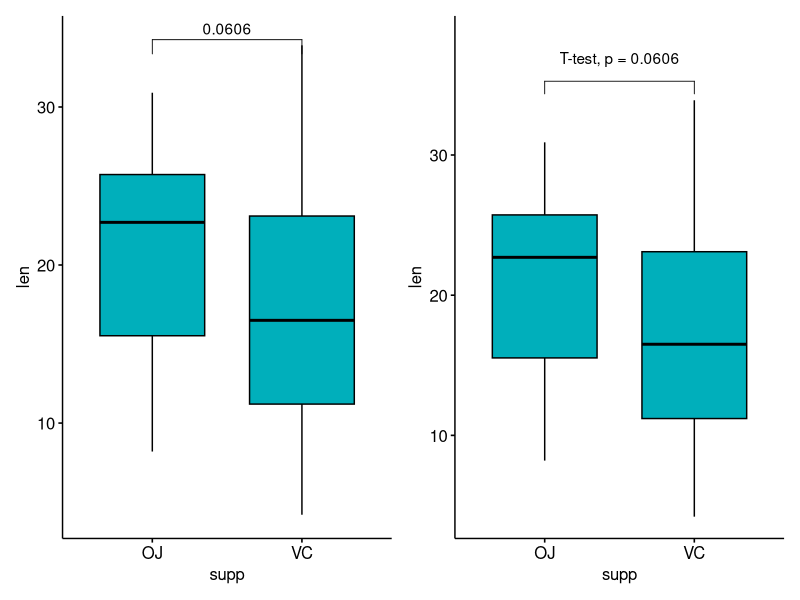
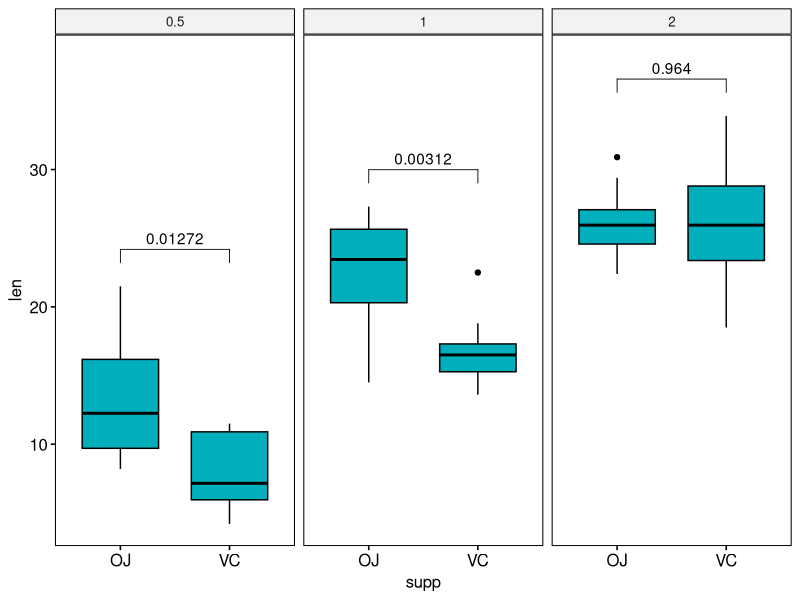
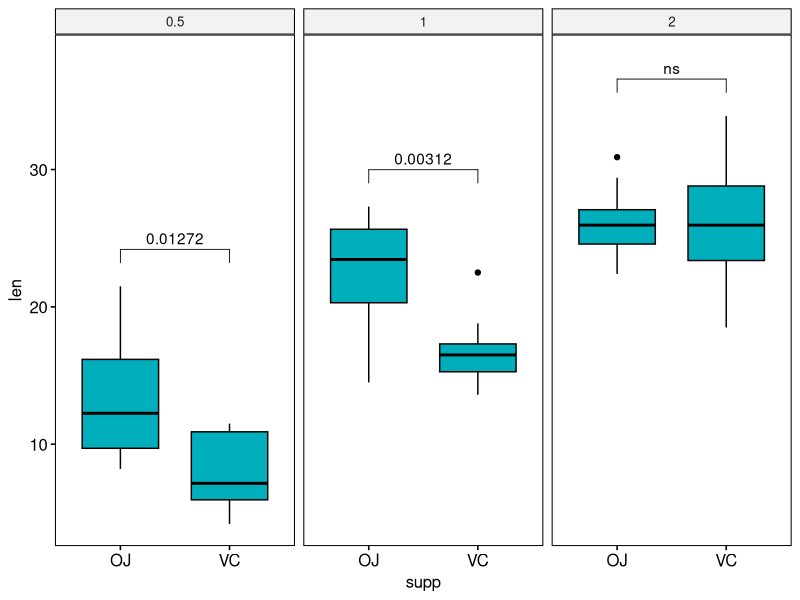
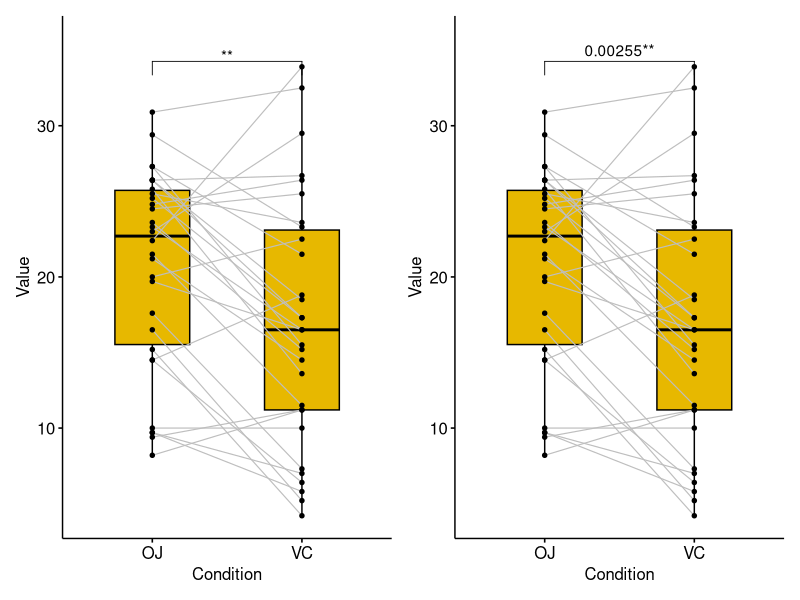
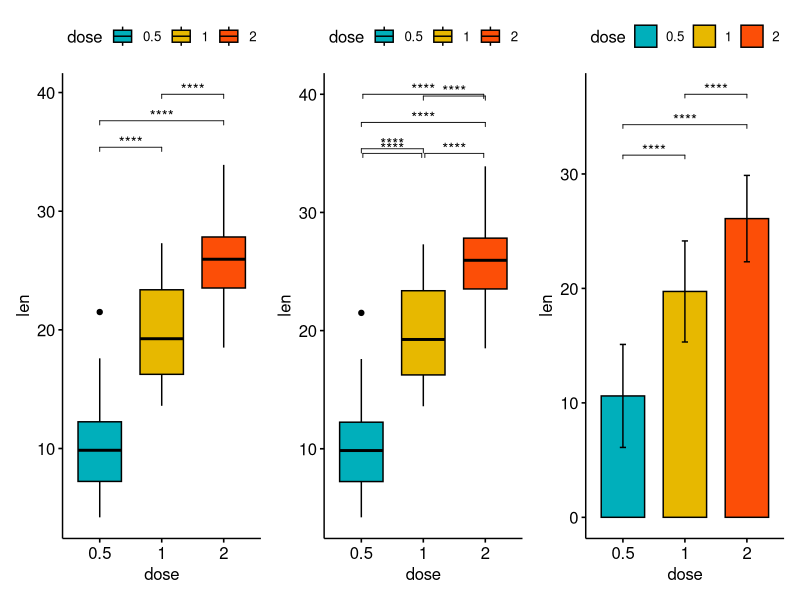
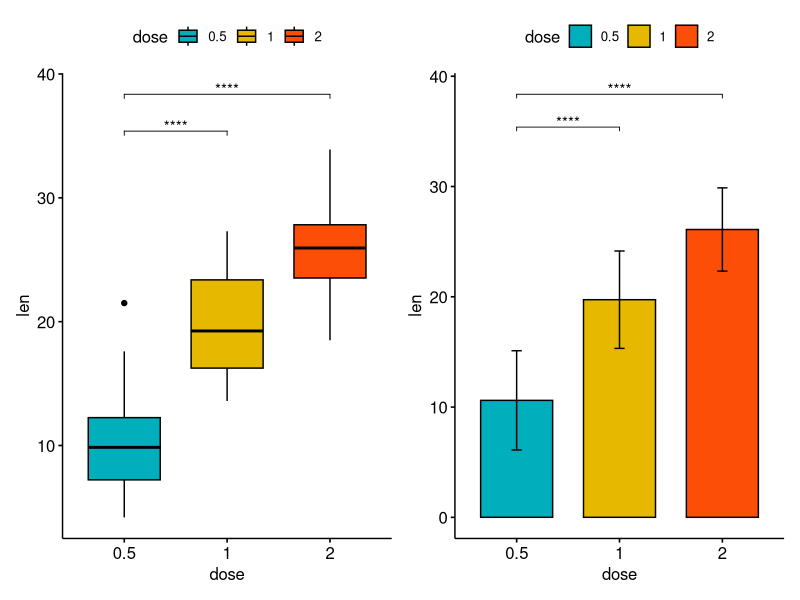
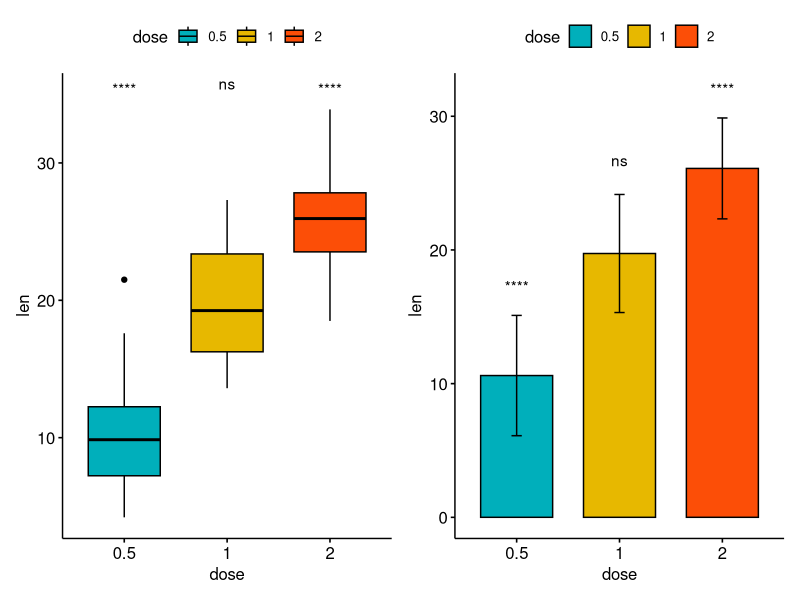

The R source for these figures, in order:
## ---- chunk 1
knitr::opts_chunk$set(
    # fig.width = 6,
    # fig.height = 3.8,
    fig.align = "center",
    fig.retina = 3,
    # out.width = "85%",
    collapse = TRUE,
    warning = FALSE
)
## ---- chunk 2
library(tidyverse)
library(ggpubr)      # creat easily publication plots
library(rstatix)    # pipe-friendly tools for easy statistical analyses
library(patchwork)
## ---- chunk 3
# Transform `dose` into factor variable
df <- ToothGrowth
df$dose <- as.factor(df$dose)
head(df, 3)

### statistical test to compare two independent groups

stat_test <- df %>% 
    t_test(len ~ supp) %>%
    add_significance() %>% 
    add_xy_position(x = "supp")

stat_test

p1 <- ggboxplot(df, x = "supp", y = "len", fill = "#00AFBB") +
    stat_pvalue_manual(stat_test, label = "p")

### Customize p-value labels using glue expression
p2 <- ggboxplot(df, x = "supp", y = "len", fill = "#00AFBB") +
    stat_pvalue_manual(
        stat_test, 
        label = "T-test, p = {p}", 
        vjust = -1, #vertically adjust the position of the p-values labels 
        bracket.nudge.y = 1 # move up or to move down the brackets. 
        ) +
    scale_y_continuous(expand = expansion(mult = c(0.05, 0.15)))
p1 + p2

## ---- chunk 4
### grouped data
stat_test <- df %>%
    group_by(dose) %>%
    t_test(len ~ supp) %>%
    adjust_pvalue() %>%
    add_significance() %>% 
    add_xy_position(x = "supp")

stat_test

ggboxplot(df,
    x = "supp", y = "len", fill = "#00AFBB",
    facet.by = "dose"
    ) +
    stat_pvalue_manual(stat_test, label = "p.adj") +
    scale_y_continuous(expand = expansion(mult = c(0.05, 0.10)))

## ---- chunk 5
### Show p-values if significant otherwise show ns
stat_test <- df %>%
    group_by(dose) %>%
    t_test(len ~ supp) %>%
    adjust_pvalue() %>%
    add_significance() %>%
    add_xy_position("supp")

stat_test$custom_label <- ifelse(stat_test$p.adj <= 0.05, stat_test$p.adj, "ns")

stat_test

ggboxplot(df,
    x = "supp", y = "len", fill = "#00AFBB",
    facet.by = "dose"
    ) +
    stat_pvalue_manual(stat_test, label = "custom_label") +
    scale_y_continuous(expand = expansion(mult = c(0.05, 0.10)))

## ---- chunk 6
### Compare paired samples
# Statistical test
stat_test <- df %>%
  t_test(len ~ supp, paired = TRUE) %>%
  add_significance() %>% 
  add_xy_position(x = "supp")

### boxplot with pvalue
p1 <- ggpaired(df, x = "supp", y = "len", fill = "#E7B800",
                 line.color = "gray", line.size = 0.4)+
                 stat_pvalue_manual(stat_test, label = "p.signif")+
                 scale_y_continuous(expand = expansion(mult = c(0.05, 0.10)))

### combined with significane level
p2 <- ggpaired(df,
    x = "supp", y = "len", fill = "#E7B800",
    line.color = "gray", line.size = 0.4
) +
    stat_pvalue_manual(stat_test, label = "{p}{p.signif}") +
    scale_y_continuous(expand = expansion(mult = c(0.05, 0.10)))

p1 + p2
## ---- chunk 7
### boxplot
stat_test <- df %>% t_test(len ~ dose) %>% 
    add_xy_position(x = "dose")

bxp <- ggboxplot(df,
    x = "dose", y = "len", fill = "dose",
    palette = c("#00AFBB", "#E7B800", "#FC4E07") # Box plots
    ) + 
    stat_pvalue_manual(
      stat_test,
      label = "p.adj.signif",
      tip.length = 0.01
)

### Specify manually the y position of p-value labels and shorten the width of the brackets
bxp_man <- bxp + 
  stat_pvalue_manual(
    stat_test, label = "p.adj.signif", tip.length = 0.01,
    y.position = c(35, 40, 35), bracket.shorten = 0.05
    )

### Bar plot
stat_test <- df %>% 
    t_test(len ~ dose) %>%  
    add_xy_position(fun = "mean_sd", x = "dose")

# Bar plots showing mean +/- SD
bp <- ggbarplot(df,
        x = "dose", y = "len", add = "mean_sd", fill = "dose",
        palette = c("#00AFBB", "#E7B800", "#FC4E07")
    ) +
    stat_pvalue_manual(
        stat_test, 
        label = "p.adj.signif", 
        tip.length = 0.01
        )

bxp + bxp_man + bp
## ---- chunk 8
stat_test <- df %>% 
    t_test(len ~ dose, ref.group = "0.5") %>% 
    add_xy_position(x = "dose")

bxp <- ggboxplot(df,
    x = "dose", y = "len", fill = "dose",
    palette = c("#00AFBB", "#E7B800", "#FC4E07") # Box plots
    ) + 
    stat_pvalue_manual(
      stat_test,
      label = "p.adj.signif",
      tip.length = 0.01
)

bp <- ggbarplot(df,
        x = "dose", y = "len", add = "mean_sd", fill = "dose",
        palette = c("#00AFBB", "#E7B800", "#FC4E07")
    ) +
    stat_pvalue_manual(
        stat_test, 
        label = "p.adj.signif", 
        tip.length = 0.01
        )

bxp + bp
## ---- chunk 9
stat_test <- df %>% 
    t_test(len ~ dose, ref.group = "all") %>% 
    add_xy_position(x = "dose") 

bxp <- ggboxplot(df,
    x = "dose", y = "len", fill = "dose",
    palette = c("#00AFBB", "#E7B800", "#FC4E07") # Box plots
) +
    stat_pvalue_manual(
        stat_test,
        label = "p.adj.signif",
        y.position = 35
    )

stat_test <- df %>% 
    t_test(len ~ dose, ref.group = "all") %>% 
    add_xy_position(fun = "mean_sd", x = "dose")

bp <- ggbarplot(df,
    x = "dose", y = "len", add = "mean_sd", fill = "dose",
    palette = c("#00AFBB", "#E7B800", "#FC4E07")
) +
    stat_pvalue_manual(
        stat_test,
        label = "p.adj.signif"

    )

bxp + bp
## ---- chunk 10
